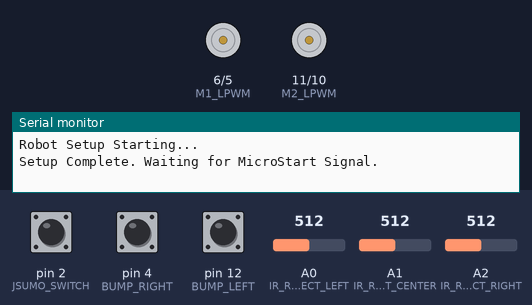
The sketch below on a simulated Arduino Uno, built with avr-gcc and run on an emulated ATmega328P. Parts: motor-driver pin pairs drawn as motors (green arrow = first pin HIGH = forward, orange = second pin HIGH = backward, longer = more drive), the last lines printed to the serial monitor. Inputs (shaded band) come from the test bench; at power-on: pin 2 (JSUMO_SWITCH) HIGH, A1 (IR_REFLECT_CENTER) = 512, pin 4 (BUMP_RIGHT) HIGH, A2 (IR_REFLECT_RIGHT) = 512, pin 12 (BUMP_LEFT) HIGH, A0 (IR_REFLECT_LEFT) = 512. Random numbers use the default seed unless the sketch sets one.

Above: at 1.2 s.
1.3 s: pin 2 (JSUMO_SWITCH) pulled LOW for 0.15 s
4.4 s: A1 (IR_REFLECT_CENTER) set to 313
At 6.6 s:
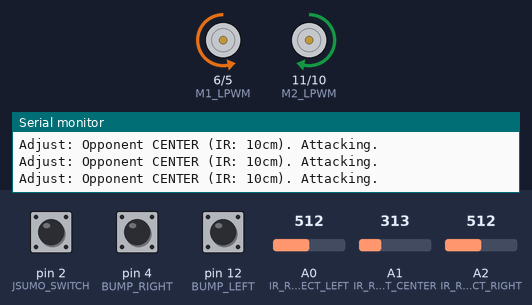
7.4 s: A1 (IR_REFLECT_CENTER) set to 296
At 9.3 s:
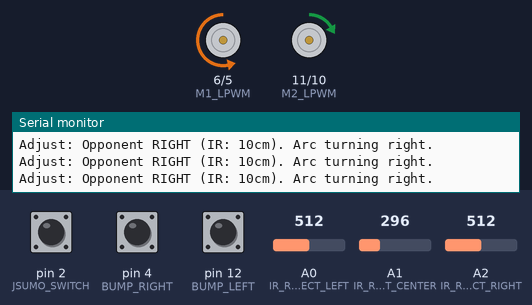
10.4 s: pin 4 (BUMP_RIGHT) pulled LOW for 1 s
At 11.33 s:
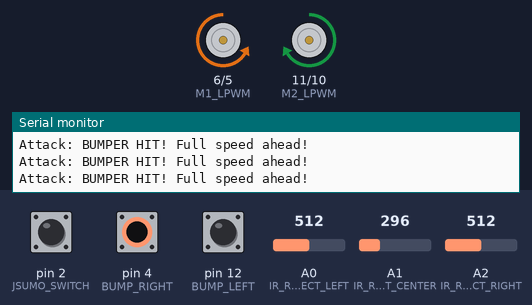
13.4 s: A2 (IR_REFLECT_RIGHT) set to 323
16.4 s: A2 (IR_REFLECT_RIGHT) set to 289
At 17.7 s:
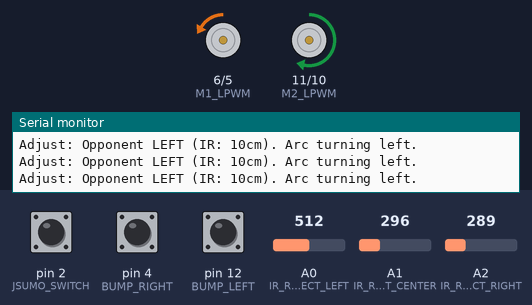
Timing chart, 0 to 19.4 s (numbered marks = the images above; inputs shaded):
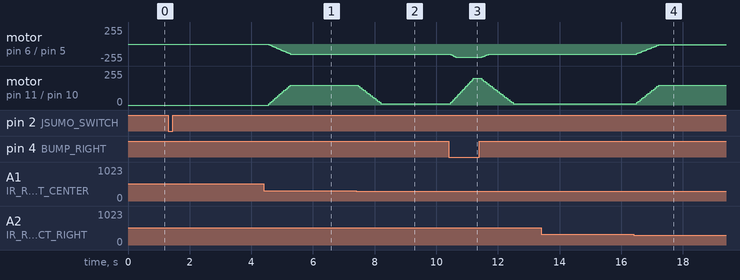

Measured:
- the behaviour switches between 307 and 306 on A1 (IR_REFLECT_CENTER) (found by bisection; images 1 and 2)
- the behaviour switches between 307 and 306 on A2 (IR_REFLECT_RIGHT) (found by bisection; images 3 and 4)
- after the input at 7.4 s, motor on pin 11 (M2_LPWM) / pin 10 (M2_RPWM): moves from forward 150/255 to forward 10/255 over 0.74 s, starting after 0.06 s
- after the input at 10.4 s, motor on pin 11 (M2_LPWM) / pin 10 (M2_RPWM): rises from forward 10/255 to forward 200/255 in 0.73 s, then falls to forward 10/255 in 1.3 s
- after the input at 16.4 s, motor on pin 6 (M1_LPWM) / pin 5 (M1_RPWM): moves from backward 150/255 to backward 10/255 over 0.72 s, starting after 0.10 s; motor on pin 11 (M2_LPWM) / pin 10 (M2_RPWM): moves from forward 10/255 to forward 150/255 over 0.72 s, starting after 0.10 s

The sketch:

SumoRobot.ino
```cpp
#include <Arduino.h>

// BTS7960 Motor control pins
// Motor right (M2) - Assuming M2_LPWM is FORWARD due to mirrored mounting
#define M2_RPWM 10 // Typically Backward for M2 if M2_LPWM is Forward
#define M2_LPWM 11 // Typically Forward for M2 if mounted mirrored to M1

// Motor left (M1)
#define M1_RPWM 5 // Forward for M1
#define M1_LPWM 6 // Backward for M1

// Starter switch: Digital input (MicroStart Module Signal Pin)
#define JSUMO_SWITCH 2

// Bump sensors
#define BUMP_LEFT 12
#define BUMP_RIGHT 4

// IR reflectance sensors: Analog input
#define IR_REFLECT_LEFT A0
#define IR_REFLECT_CENTER A1
#define IR_REFLECT_RIGHT A2

// Constants
const int SPEED_TURN_PIVOT_INNER = 10; // Speed for the inner wheel during an ARC turn
const int SPEED_SLOW = 50;
const int SPEED_MEDIUM = 100;
const int SPEED_FAST = 150; // Used for pivot outer wheel speed & zero-radius pivot speed
const int SPEED_MAX = 200;

const float RIGHT_MOTOR_FACTOR = 1.0;

const int BUMP_LEFT_BIT = 0;
const int BUMP_RIGHT_BIT = 1;

const int IR_MAX_DISTANCE_VAL = 999;
const int IR_MIN_DISTANCE = 10; // Minimum reliable distance for IR sensors
const int IR_DETECTION_THRESHOLD = 70; // Beyond this, opponent is considered not detected by an IR sensor
const int IR_CLOSE_THRESHOLD = 30;    // Closer than this, opponent is very close

// Global variables for robot state
unsigned long initialScanStartTime = 0;
bool isPerformingInitialScan = false;

unsigned long lastScanTime = 0;
int scanDirection = 1; // 1 for right, -1 for left

int bumpSensorState = 0;

int preferredDirection = 0; // -1 for left, 0 for center, 1 for right
unsigned long lastOpponentDetectionTime = 0;
bool isOpponentVisible = false;

// JSUMO MicroStart switch variables
bool robotActive = false; // True if the robot is supposed to be running (MicroStart signal is HIGH)
bool jsumoSignalWasHighLastFrame = false; // Tracks the previous state of the JSUMO_SWITCH signal

// Search state variables
enum SearchBotState {
  SEARCH_STATE_PIVOTING,
  SEARCH_STATE_INIT_FORWARD,
  SEARCH_STATE_MOVING_FORWARD,
  SEARCH_STATE_STOPPING_AFTER_FORWARD
};
SearchBotState currentSearchState = SEARCH_STATE_PIVOTING;
unsigned long searchStateTimer = 0;
const unsigned long SEARCH_FORWARD_DURATION = 500;
const unsigned long SEARCH_STOP_DURATION = 200;

// --- Motor Ramping Variables ---
int currentActualLeftSpeed = 0;
int currentActualRightSpeed = 0;
int targetLeftSpeedMagnitude = 0;
int targetRightSpeedMagnitude = 0;
int currentLeftMotorDirection = 0; // 0=stop, 1=forward, -1=backward
int currentRightMotorDirection = 0; // 0=stop, 1=forward, -1=backward
int targetLeftMotorDirection = 0;
int targetRightMotorDirection = 0;

const int ACCELERATION_STEP = 10;
unsigned long lastMotorRampTime = 0;
const unsigned long MOTOR_RAMP_INTERVAL = 20;


// Function declarations
void setMotorTargets(int leftDir, int leftSpd, int rightDir, int rightSpd);
void updateMotorsWithRamping();
void moveForward(int speed);
void moveBackward(int speed);

void arcLeft(int outerSpeed, int innerSpeed = SPEED_TURN_PIVOT_INNER);
void arcRight(int outerSpeed, int innerSpeed = SPEED_TURN_PIVOT_INNER);
void pivotLeft(int speed);
void pivotRight(int speed);

void stopMovement();

int getIRDistance(int sensorPin, bool actualMaxVal = false);
void updateBumpSensorState();
void searchOpponent();
void attackWithBumpers();
void performInitialScan();
void executeStrategy();
void handleJsumoSwitch();
void adjustDirectionToOpponent(int leftDist, int centerDist, int rightDist);


void setup() {
  Serial.begin(9600);
  Serial.println("Robot Setup Starting...");

  pinMode(M1_RPWM, OUTPUT);
  pinMode(M1_LPWM, OUTPUT);
  pinMode(M2_RPWM, OUTPUT);
  pinMode(M2_LPWM, OUTPUT);

  pinMode(IR_REFLECT_LEFT, INPUT);
  pinMode(IR_REFLECT_CENTER, INPUT);
  pinMode(IR_REFLECT_RIGHT, INPUT);

  pinMode(BUMP_LEFT, INPUT_PULLUP);
  pinMode(BUMP_RIGHT, INPUT_PULLUP);

  pinMode(JSUMO_SWITCH, INPUT_PULLUP);

  stopMovement();
  updateMotorsWithRamping(); // Initialize motor states

  jsumoSignalWasHighLastFrame = (digitalRead(JSUMO_SWITCH) == HIGH);
  Serial.println("Setup Complete. Waiting for MicroStart Signal.");
}

void loop() {
  handleJsumoSwitch();

  if (robotActive) {
    if (isPerformingInitialScan) {
      stopMovement(); // Ensure motors are stopped during the initial scan phase
      performInitialScan(); // This function only gathers data, doesn't move

      if (millis() - initialScanStartTime >= 3000) {
        isPerformingInitialScan = false;
        Serial.println("Initial 3s scan complete. Starting main strategy.");
        currentSearchState = SEARCH_STATE_PIVOTING; // Start searching if nothing found
      }
    } else { // Main operational logic
      updateBumpSensorState();
      executeStrategy();
    }
  } else { // robotActive is false
    stopMovement();
    isPerformingInitialScan = false; // Ensure scan flag is also reset
  }

  updateMotorsWithRamping(); // Apply motor targets with ramping
}

void handleJsumoSwitch() {
  bool signalIsCurrentlyHigh = (digitalRead(JSUMO_SWITCH) == HIGH);

  if (signalIsCurrentlyHigh && !jsumoSignalWasHighLastFrame) {
    if (!robotActive) {
      Serial.println("Robot Activated by MicroStart (Signal HIGH). Starting initial scan.");
      robotActive = true;
      isPerformingInitialScan = true;
      initialScanStartTime = millis();
      isOpponentVisible = false;
      preferredDirection = 0;
      lastOpponentDetectionTime = 0;
      bumpSensorState = 0;
      currentSearchState = SEARCH_STATE_PIVOTING;
      stopMovement(); // Ensure motors are reset at start
    }
  } else if (!signalIsCurrentlyHigh && jsumoSignalWasHighLastFrame) {
    if (robotActive) {
      Serial.println("Robot Deactivated by MicroStart (Signal LOW).");
      robotActive = false;
      isPerformingInitialScan = false;
      stopMovement();
    }
  }
  jsumoSignalWasHighLastFrame = signalIsCurrentlyHigh;
}


void performInitialScan() {
  // This function ONLY reads sensors and sets flags like isOpponentVisible and preferredDirection.
  // It does NOT command any motor movements. Motors are stopped by loop() during this phase.
  int irLeft = getIRDistance(IR_REFLECT_LEFT, true);
  int irCenter = getIRDistance(IR_REFLECT_CENTER, true);
  int irRight = getIRDistance(IR_REFLECT_RIGHT, true);

  isOpponentVisible = false; // Reset visibility at the start of scan

  int minFrontIRDistance = IR_MAX_DISTANCE_VAL;
  bool frontIRDetecting = false;
  if (irLeft < IR_DETECTION_THRESHOLD) { minFrontIRDistance = min(minFrontIRDistance, irLeft); frontIRDetecting = true; }
  if (irCenter < IR_DETECTION_THRESHOLD) { minFrontIRDistance = min(minFrontIRDistance, irCenter); frontIRDetecting = true; }
  if (irRight < IR_DETECTION_THRESHOLD) { minFrontIRDistance = min(minFrontIRDistance, irRight); frontIRDetecting = true; }

  if (frontIRDetecting) {
    isOpponentVisible = true;
    lastOpponentDetectionTime = millis();
    if (irCenter == minFrontIRDistance && irCenter < IR_DETECTION_THRESHOLD) {
        preferredDirection = 0; Serial.println("Initial Scan: Opponent CENTER by IR.");
    } else if (irLeft == minFrontIRDistance && irLeft < IR_DETECTION_THRESHOLD) {
        preferredDirection = -1; Serial.println("Initial Scan: Opponent LEFT by IR.");
    } else if (irRight == minFrontIRDistance && irRight < IR_DETECTION_THRESHOLD) {
        preferredDirection = 1; Serial.println("Initial Scan: Opponent RIGHT by IR.");
    }
  } else {
    isOpponentVisible = false; // Explicitly set if no IR detection
    preferredDirection = (random(2) == 0) ? -1 : 1; // Set a random pivot direction for subsequent search
    Serial.println("Initial Scan: No opponent detected by IR. Random pivot direction set for search.");
  }
}


void executeStrategy() {
  if (bumpSensorState > 0) {
    attackWithBumpers();
    lastOpponentDetectionTime = millis();
    isOpponentVisible = true;
    return;
  }

  int irLeft = getIRDistance(IR_REFLECT_LEFT, true);
  int irCenter = getIRDistance(IR_REFLECT_CENTER, true);
  int irRight = getIRDistance(IR_REFLECT_RIGHT, true);

  int minFrontIRDistance = IR_MAX_DISTANCE_VAL;
  bool frontIRDetecting = false;
  if (irLeft < IR_DETECTION_THRESHOLD) { minFrontIRDistance = min(minFrontIRDistance, irLeft); frontIRDetecting = true; }
  if (irCenter < IR_DETECTION_THRESHOLD) { minFrontIRDistance = min(minFrontIRDistance, irCenter); frontIRDetecting = true; }
  if (irRight < IR_DETECTION_THRESHOLD) { minFrontIRDistance = min(minFrontIRDistance, irRight); frontIRDetecting = true; }

  if (frontIRDetecting) {
    isOpponentVisible = true;
    lastOpponentDetectionTime = millis();
    adjustDirectionToOpponent(irLeft, irCenter, irRight);
  } else { // No front IR detection
    if (millis() - lastOpponentDetectionTime < 1000 && isOpponentVisible) { // Lost opponent briefly
      Serial.println("Strategy: Lost opponent briefly. Reacquiring based on last preferred direction.");
      if (preferredDirection < 0) pivotLeft(SPEED_MEDIUM);
      else if (preferredDirection > 0) pivotRight(SPEED_MEDIUM);
      else moveForward(SPEED_MEDIUM); // If last seen centered, cautiously move forward
    } else {
      isOpponentVisible = false;
      Serial.println("Strategy: Opponent lost or not found. Searching.");
      searchOpponent(); // This will make the robot turn around
    }
  }
}

void adjustDirectionToOpponent(int leftDist, int centerDist, int rightDist) {
  // If opponent is in front
  if (centerDist < IR_DETECTION_THRESHOLD && centerDist <= leftDist && centerDist <= rightDist) {
    Serial.print("Adjust: Opponent CENTER (IR: "); Serial.print(centerDist); Serial.println("cm). Attacking.");
    moveForward(centerDist < IR_CLOSE_THRESHOLD ? SPEED_FAST : SPEED_MEDIUM);
    preferredDirection = 0;
  } else if (leftDist < IR_DETECTION_THRESHOLD && leftDist < rightDist) {
    Serial.print("Adjust: Opponent LEFT (IR: "); Serial.print(leftDist); Serial.println("cm). Arc turning left.");
    arcLeft(SPEED_FAST, (leftDist < IR_CLOSE_THRESHOLD ? SPEED_TURN_PIVOT_INNER : SPEED_SLOW));
    preferredDirection = -1;
  } else if (rightDist < IR_DETECTION_THRESHOLD) {
    Serial.print("Adjust: Opponent RIGHT (IR: "); Serial.print(rightDist); Serial.println("cm). Arc turning right.");
    arcRight(SPEED_FAST, (rightDist < IR_CLOSE_THRESHOLD ? SPEED_TURN_PIVOT_INNER : SPEED_SLOW));
    preferredDirection = 1;
  } else if (isOpponentVisible) { // IRs are ambiguous but opponent was recently seen
      Serial.println("Adjust: Opponent was visible but current IRs ambiguous. Pivoting based on last known direction or searching.");
      if (preferredDirection < 0) pivotLeft(SPEED_MEDIUM);
      else if (preferredDirection > 0) pivotRight(SPEED_MEDIUM);
      else searchOpponent(); // If last known was center, and now ambiguous, search
  } else {
    // No clear opponent path from front IRs
    Serial.println("Adjust: No clear opponent path, resorting to search.");
    searchOpponent();
  }
}

// --- Helper function to set motor targets ---
void setMotorTargets(int leftDir, int leftSpd, int rightDir, int rightSpd) {
  targetLeftMotorDirection = leftDir;
  targetLeftSpeedMagnitude = constrain(abs(leftSpd), 0, 255);

  targetRightMotorDirection = rightDir;
  targetRightSpeedMagnitude = constrain(abs((int)(rightSpd * RIGHT_MOTOR_FACTOR)), 0, 255);
}

// --- Movement Functions ---
void moveForward(int speed) {
  setMotorTargets(1, speed, 1, speed);
}

void moveBackward(int speed) {
  setMotorTargets(-1, speed, -1, speed);
}

void arcLeft(int outerSpeed, int innerSpeed) {
  setMotorTargets(1, innerSpeed, 1, outerSpeed);
}

void arcRight(int outerSpeed, int innerSpeed) {
  setMotorTargets(1, outerSpeed, 1, innerSpeed);
}

void pivotLeft(int speed) {
  setMotorTargets(-1, speed, 1, speed);
}

void pivotRight(int speed) {
  setMotorTargets(1, speed, -1, speed);
}

void stopMovement() {
  setMotorTargets(0, 0, 0, 0);
}


// --- Ramping Motor Control ---
void updateMotorsWithRamping() {
  unsigned long currentTime = millis();
  if (currentTime - lastMotorRampTime < MOTOR_RAMP_INTERVAL) {
    return;
  }
  lastMotorRampTime = currentTime;

  // Ramp Left Motor
  if (currentLeftMotorDirection != targetLeftMotorDirection && targetLeftSpeedMagnitude > 0) {
    if (currentActualLeftSpeed > 0) {
        currentActualLeftSpeed -= ACCELERATION_STEP * 2;
        if (currentActualLeftSpeed < 0) currentActualLeftSpeed = 0;
    } else {
        currentLeftMotorDirection = targetLeftMotorDirection;
    }
  } else if (currentLeftMotorDirection != targetLeftMotorDirection && targetLeftSpeedMagnitude == 0){
    currentLeftMotorDirection = targetLeftMotorDirection;
  }


  if (currentActualLeftSpeed < targetLeftSpeedMagnitude) {
    currentActualLeftSpeed += ACCELERATION_STEP;
    if (currentActualLeftSpeed > targetLeftSpeedMagnitude) currentActualLeftSpeed = targetLeftSpeedMagnitude;
  } else if (currentActualLeftSpeed > targetLeftSpeedMagnitude) {
    currentActualLeftSpeed -= ACCELERATION_STEP;
    if (currentActualLeftSpeed < targetLeftSpeedMagnitude) currentActualLeftSpeed = targetLeftSpeedMagnitude;
  }
  if (targetLeftSpeedMagnitude == 0 && currentActualLeftSpeed < ACCELERATION_STEP / 2) { // Quick stop to 0
      currentActualLeftSpeed = 0;
  }
  currentActualLeftSpeed = constrain(currentActualLeftSpeed, 0, 255);


  // Ramp Right Motor
  if (currentRightMotorDirection != targetRightMotorDirection && targetRightSpeedMagnitude > 0) {
    if (currentActualRightSpeed > 0) {
        currentActualRightSpeed -= ACCELERATION_STEP * 2;
        if (currentActualRightSpeed < 0) currentActualRightSpeed = 0;
    } else {
        currentRightMotorDirection = targetRightMotorDirection;
    }
  } else if (currentRightMotorDirection != targetRightMotorDirection && targetRightSpeedMagnitude == 0){
      currentRightMotorDirection = targetRightMotorDirection;
  }


  if (currentActualRightSpeed < targetRightSpeedMagnitude) {
    currentActualRightSpeed += ACCELERATION_STEP;
    if (currentActualRightSpeed > targetRightSpeedMagnitude) currentActualRightSpeed = targetRightSpeedMagnitude;
  } else if (currentActualRightSpeed > targetRightSpeedMagnitude) {
    currentActualRightSpeed -= ACCELERATION_STEP;
    if (currentActualRightSpeed < targetRightSpeedMagnitude) currentActualRightSpeed = targetRightSpeedMagnitude;
  }
   if (targetRightSpeedMagnitude == 0 && currentActualRightSpeed < ACCELERATION_STEP / 2) { // Quick stop to 0
      currentActualRightSpeed = 0;
  }
  currentActualRightSpeed = constrain(currentActualRightSpeed, 0, 255);


  // Apply to Left Motor (M1)
  if (currentLeftMotorDirection == 1) { // Forward
    analogWrite(M1_RPWM, currentActualLeftSpeed);
    analogWrite(M1_LPWM, 0);
  } else if (currentLeftMotorDirection == -1) { // Backward
    analogWrite(M1_LPWM, currentActualLeftSpeed);
    analogWrite(M1_RPWM, 0);
  } else { // Stop
    analogWrite(M1_RPWM, 0);
    analogWrite(M1_LPWM, 0);
    if (targetLeftSpeedMagnitude == 0) currentActualLeftSpeed = 0; // Ensure speed is zeroed if target is stop
  }

  // Apply to Right Motor (M2) - M2_LPWM is Forward
  if (currentRightMotorDirection == 1) { // Forward
    analogWrite(M2_LPWM, currentActualRightSpeed);
    analogWrite(M2_RPWM, 0);
  } else if (currentRightMotorDirection == -1) { // Backward
    analogWrite(M2_RPWM, currentActualRightSpeed);
    analogWrite(M2_LPWM, 0);
  } else { // Stop
    analogWrite(M2_RPWM, 0);
    analogWrite(M2_LPWM, 0);
    if (targetRightSpeedMagnitude == 0) currentActualRightSpeed = 0; // Ensure speed is zeroed if target is stop
  }
}


// --- Sensor Functions ---
int getIRDistance(int sensorPin, bool actualMaxVal) {
  int reading = analogRead(sensorPin);
  float voltage = reading * (5.0 / 1023.0);
  float distance;

  // Calibration for Sharp GP2Y0A41SK0F (4-30cm) or similar
  // This is a rough piecewise linear approximation.
  // Higher voltage means closer.
  if (voltage < 0.42) { // Beyond ~30-35cm or no object
      distance = IR_MAX_DISTANCE_VAL;
  } else if (voltage > 2.8) { // Closer than ~5cm, treat as min reliable
      distance = IR_MIN_DISTANCE -1 ; // Ensure it's less than IR_MIN_DISTANCE to be clamped
  } else if (voltage > 1.5) { // Approx 5-10cm -> maps to voltage 2.8V - 1.5V
      distance = map(voltage * 100, 150, 280, 10, IR_MIN_DISTANCE); // map voltage (1.5-2.8) to distance (10-5)
  } else if (voltage > 0.8) { // Approx 10-20cm -> maps to voltage 1.5V - 0.8V
      distance = map(voltage * 100, 80, 150, 20, 10); // map voltage (0.8-1.5) to distance (20-10)
  } else { // Approx 20-35cm -> maps to voltage 0.8V - 0.42V
      distance = map(voltage * 100, 42, 80, 35, 20); // map voltage (0.42-0.8) to distance (35-20)
  }

  distance = constrain(distance, IR_MIN_DISTANCE, IR_MAX_DISTANCE_VAL);

  // If actualMaxVal is false, cap return at threshold+1 for non-detection
  // If true, return the actual high distance value.
  int returnThreshold = actualMaxVal ? IR_MAX_DISTANCE_VAL : IR_DETECTION_THRESHOLD + 1;

  if (distance >= returnThreshold) {
      return returnThreshold;
  }
  return (int)distance;
}


void updateBumpSensorState() {
  bool leftBumped = (digitalRead(BUMP_LEFT) == LOW);
  bool rightBumped = (digitalRead(BUMP_RIGHT) == LOW);

  bumpSensorState = 0;
  if (leftBumped) bumpSensorState |= (1 << BUMP_LEFT_BIT);
  if (rightBumped) bumpSensorState |= (1 << BUMP_RIGHT_BIT);
}

// --- Strategy Sub-Functions ---
void searchOpponent() {
  unsigned long currentTime = millis();
  if (currentSearchState == SEARCH_STATE_PIVOTING && currentTime - lastScanTime > 2000) {
    scanDirection = -scanDirection;
    lastScanTime = currentTime;
    if (random(3) == 0) {
      currentSearchState = SEARCH_STATE_INIT_FORWARD;
      searchStateTimer = currentTime;
      Serial.println("Search: Switching to short forward burst.");
      return;
    }
  }

  switch (currentSearchState) {
    case SEARCH_STATE_PIVOTING:
      if (scanDirection == 1) {
        pivotRight(SPEED_MEDIUM);
        Serial.println("Search: Pivoting Right (zero-radius).");
      } else {
        pivotLeft(SPEED_MEDIUM);
        Serial.println("Search: Pivoting Left (zero-radius).");
      }
      preferredDirection = scanDirection;
      break;
    case SEARCH_STATE_INIT_FORWARD:
      moveForward(SPEED_SLOW);
      currentSearchState = SEARCH_STATE_MOVING_FORWARD;
      break;
    case SEARCH_STATE_MOVING_FORWARD:
      moveForward(SPEED_SLOW);
      if (millis() - searchStateTimer >= SEARCH_FORWARD_DURATION) {
        stopMovement();
        searchStateTimer = millis();
        currentSearchState = SEARCH_STATE_STOPPING_AFTER_FORWARD;
        Serial.println("Search: Finished forward burst, stopping briefly.");
      }
      break;
    case SEARCH_STATE_STOPPING_AFTER_FORWARD:
      stopMovement();
      if (millis() - searchStateTimer >= SEARCH_STOP_DURATION) {
        currentSearchState = SEARCH_STATE_PIVOTING;
        lastScanTime = millis();
        Serial.println("Search: Resuming pivot.");
      }
      break;
  }
}

void attackWithBumpers() {
  Serial.println("Attack: BUMPER HIT! Full speed ahead!");
  moveForward(SPEED_MAX);
}
```
